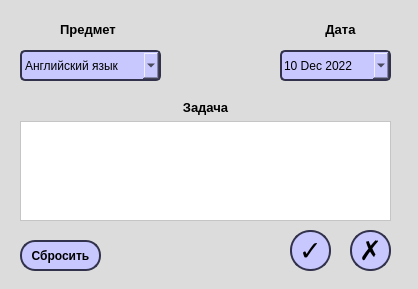
<?xml version="1.0" encoding="UTF-8"?>
<ui version="4.0">
 <class>SecondWin</class>
 <widget class="QWidget" name="SecondWin">
  <property name="geometry">
   <rect>
    <x>0</x>
    <y>0</y>
    <width>418</width>
    <height>289</height>
   </rect>
  </property>
  <property name="windowTitle">
   <string>Form</string>
  </property>
  <property name="styleSheet">
   <string notr="true">background-color: rgb(220, 220, 220);</string>
  </property>
  <widget class="QWidget" name="verticalLayoutWidget">
   <property name="geometry">
    <rect>
     <x>20</x>
     <y>100</y>
     <width>371</width>
     <height>121</height>
    </rect>
   </property>
   <layout class="QVBoxLayout" name="verticalLayout">
    <item>
     <widget class="QLabel" name="label_2">
      <property name="enabled">
       <bool>true</bool>
      </property>
      <property name="font">
       <font>
        <pointsize>10</pointsize>
        <weight>75</weight>
        <italic>false</italic>
        <bold>true</bold>
       </font>
      </property>
      <property name="text">
       <string>Задача</string>
      </property>
      <property name="alignment">
       <set>Qt::AlignCenter</set>
      </property>
     </widget>
    </item>
    <item>
     <widget class="QPlainTextEdit" name="plainTextEdit">
      <property name="styleSheet">
       <string notr="true">background-color: rgb(255, 255, 255);</string>
      </property>
      <property name="plainText">
       <string/>
      </property>
     </widget>
    </item>
   </layout>
  </widget>
  <widget class="QPushButton" name="pushButton_3">
   <property name="geometry">
    <rect>
     <x>350</x>
     <y>230</y>
     <width>41</width>
     <height>41</height>
    </rect>
   </property>
   <property name="font">
    <font>
     <pointsize>20</pointsize>
     <weight>50</weight>
     <bold>false</bold>
    </font>
   </property>
   <property name="styleSheet">
    <string notr="true">background-color: rgb(200, 200, 255);
border-radius: 20px; 
border: 2px solid rgb(50, 50, 76);</string>
   </property>
   <property name="text">
    <string>✗</string>
   </property>
  </widget>
  <widget class="QPushButton" name="pushButton_2">
   <property name="geometry">
    <rect>
     <x>20</x>
     <y>240</y>
     <width>81</width>
     <height>31</height>
    </rect>
   </property>
   <property name="font">
    <font>
     <weight>75</weight>
     <bold>true</bold>
    </font>
   </property>
   <property name="styleSheet">
    <string notr="true">background-color: rgb(200, 200, 255);
border-radius: 15px; 
border: 2px solid rgb(50, 50, 76);</string>
   </property>
   <property name="text">
    <string>Сбросить</string>
   </property>
  </widget>
  <widget class="QPushButton" name="pushButton">
   <property name="geometry">
    <rect>
     <x>290</x>
     <y>230</y>
     <width>41</width>
     <height>41</height>
    </rect>
   </property>
   <property name="font">
    <font>
     <pointsize>20</pointsize>
     <weight>50</weight>
     <bold>false</bold>
    </font>
   </property>
   <property name="styleSheet">
    <string notr="true">background-color: rgb(200, 200, 255);
border-radius: 20px; 
border: 2px solid rgb(50, 50, 76);</string>
   </property>
   <property name="text">
    <string>✓</string>
   </property>
  </widget>
  <widget class="QDateEdit" name="dateEdit">
   <property name="geometry">
    <rect>
     <x>280</x>
     <y>50</y>
     <width>111</width>
     <height>31</height>
    </rect>
   </property>
   <property name="styleSheet">
    <string notr="true">background-color: rgb(200, 200, 255);
border-radius: 5px; 
border: 2px solid rgb(50, 50, 76);</string>
   </property>
   <property name="dateTime">
    <datetime>
     <hour>0</hour>
     <minute>0</minute>
     <second>0</second>
     <year>2022</year>
     <month>12</month>
     <day>10</day>
    </datetime>
   </property>
   <property name="currentSection">
    <enum>QDateTimeEdit::DaySection</enum>
   </property>
   <property name="calendarPopup">
    <bool>true</bool>
   </property>
  </widget>
  <widget class="QComboBox" name="comboBox">
   <property name="geometry">
    <rect>
     <x>20</x>
     <y>50</y>
     <width>141</width>
     <height>31</height>
    </rect>
   </property>
   <property name="styleSheet">
    <string notr="true">background-color: rgb(200, 200, 255);
border-radius: 5px; 
border: 2px solid rgb(50, 50, 76);</string>
   </property>
   <item>
    <property name="text">
     <string>Английский язык</string>
    </property>
   </item>
   <item>
    <property name="text">
     <string>Биология</string>
    </property>
   </item>
   <item>
    <property name="text">
     <string>География</string>
    </property>
   </item>
   <item>
    <property name="text">
     <string>Информатика</string>
    </property>
   </item>
   <item>
    <property name="text">
     <string>История</string>
    </property>
   </item>
   <item>
    <property name="text">
     <string>Литература</string>
    </property>
   </item>
   <item>
    <property name="text">
     <string>Математика</string>
    </property>
   </item>
   <item>
    <property name="text">
     <string>Обществознание</string>
    </property>
   </item>
   <item>
    <property name="text">
     <string>Русский язык</string>
    </property>
   </item>
   <item>
    <property name="text">
     <string>Физика</string>
    </property>
   </item>
   <item>
    <property name="text">
     <string>Физическая культура</string>
    </property>
   </item>
   <item>
    <property name="text">
     <string>Химия</string>
    </property>
   </item>
  </widget>
  <widget class="QLabel" name="label">
   <property name="geometry">
    <rect>
     <x>60</x>
     <y>10</y>
     <width>61</width>
     <height>39</height>
    </rect>
   </property>
   <property name="font">
    <font>
     <pointsize>10</pointsize>
     <weight>75</weight>
     <bold>true</bold>
    </font>
   </property>
   <property name="text">
    <string>Предмет</string>
   </property>
   <property name="scaledContents">
    <bool>false</bool>
   </property>
  </widget>
  <widget class="QLabel" name="label_9">
   <property name="geometry">
    <rect>
     <x>320</x>
     <y>10</y>
     <width>41</width>
     <height>39</height>
    </rect>
   </property>
   <property name="font">
    <font>
     <pointsize>10</pointsize>
     <weight>75</weight>
     <bold>true</bold>
    </font>
   </property>
   <property name="text">
    <string>Дата</string>
   </property>
   <property name="alignment">
    <set>Qt::AlignCenter</set>
   </property>
  </widget>
 </widget>
 <resources/>
 <connections/>
</ui>
